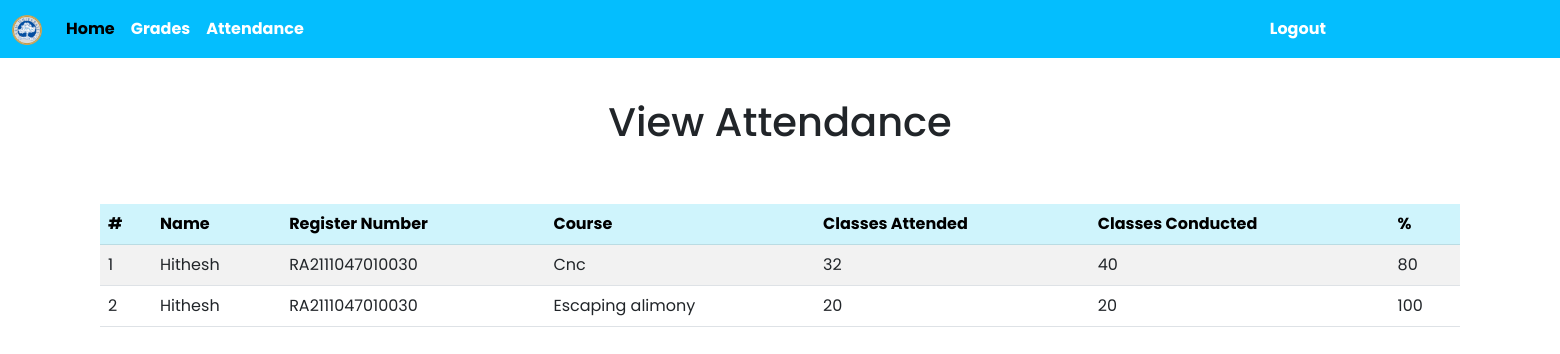
Page /view-attend.php (signed in) on the committed database.
### tables this page shows
CREATE TABLE `attendance` (
  `regdno` varchar(128) NOT NULL,
  `course` varchar(128) NOT NULL,
  `attended` int(11) NOT NULL,
  `conducted` int(11) NOT NULL,
  `percent` int(11) NOT NULL
);

CREATE TABLE `user` (
  `id` int(11) NOT NULL,
  `name` varchar(128) NOT NULL,
  `regdno` varchar(255) NOT NULL,
  `dob` date NOT NULL,
  `yos` int(11) NOT NULL,
  `branch` varchar(128) NOT NULL,
  `section` varchar(128) NOT NULL,
  `password_hash` varchar(255) NOT NULL
);

### view-attend.php (the view, shortened to what this page needs)
<?php
if (isset($_SESSION["user_id"])) {
  $mysqli = require   "sign-up/database.php";
  $sql = "SELECT * FROM user
          WHERE id = {$_SESSION["user_id"]}";
  $result = $mysqli->query($sql);
  $user = $result->fetch_assoc();
  $regdno =  ($user["regdno"]);
}
?>
<!DOCTYPE html>
<html lang="en">
<head>
    <link href="https://cdn.jsdelivr.net/npm/bootstrap@5.3.0-alpha1/dist/css/bootstrap.min.css" rel="stylesheet"
>
    <link rel="stylesheet" href="/styles.css">
</head>
<body>
    <nav class="navbar navbar-expand-lg" style="background-color: #04befe;">
        <div class="container-fluid">
          <a class="navbar-brand" href="#">
            <img src="/images/SRM Logo.png" alt="logo" width="30" height="30">
          </a>
          <div class="collapse navbar-collapse" id="navbarNavDropdown">
            <ul class="navbar-nav">
              <li class="nav-item">
                <a class="nav-link active txt" aria-current="page" href="/index.php"><strong>Home</strong></a>
              </li>
              <li class="nav-item">
                <a class="nav-link txt" href="/view-grade.php"><strong>Grades</strong></a>
              </li>
              <li class="nav-item">
                <a class="nav-link txt" href="/view-attend.php"><strong>Attendance</strong></a>
              </li>
              <li class="nav-item logout">
                <a class="nav-link txt" href="/login/logout.php"><strong>Logout</strong></a>
              </li>
            </ul>
          </div>
        </div>
      </nav>
    <div class="titl">
        <h1>View Attendance</h1>
    </div>
        <div class="tbl">
        <table class="table table-striped table-hover" id="table-attendance">
            <thead class="table-info table align-middle">
              <tr>
                <th scope="col">#</th>
                <th scope="col">Name</th>
                <th scope="col">Register Number</th>
                <th scope="col">Course</th>
                <th scope="col">Classes Attended</th>
                <th scope="col">Classes Conducted</th>
                <th scope="col">%</th>
              </tr>
            </thead>
            <tbody>
              <?php
                   $con = new mysqli('localhost','root','','logindb');
                   if( $con-> connect_error){
                   die('Connection Failed : '.$con->connect_error);
                   }
                   else{
                  $mysqli = require("sign-up/database.php");
                  $count = 0;
                  $query = "SELECT * FROM attendance
                            JOIN user ON attendance.regdno = user.regdno
                            WHERE user.regdno = '$regdno'";
                  $result = mysqli_query($mysqli, $query);
                  while($row = mysqli_fetch_assoc($result)){
                    $count++;
                ?>
              <tr>
                  <td> <?php echo $count;  ?></td>
                  <td> <?php echo $row['name']; ?></td>
                  <td> <?php echo $row['regdno']; ?></td>
                  <td> <?php echo $row['course']; ?></td>
                  <td> <?php echo $row['attended']; ?></td>
                  <td> <?php echo $row['conducted']; ?></td>
                  <td> <?php echo $row['percent']; ?></td>
              </tr>
              <?php  }  } ?>
            </tbody>
          </table>
        </div>
      </body>
</html>

### styles.css (style rules this page uses)
body { overflow-x: hidden; }
.logout { margin : 0 950px; }
.txt { color: white; }
.tbl { padding: 50px 100px; }
.titl { text-align: center; margin-top: 40px; }
a { text-decoration: none; color: black; }
* { padding: 0; margin: 0; box-sizing: border-box; }
body, input { font-family: 'Poppins',sans-serif; }

### rows in the picture
attendance: user.name "Hithesh", user.regdno "RA2111047010030", course "Cnc", attended "32", conducted "40", percent "80"
attendance: user.name "Hithesh", user.regdno "RA2111047010030", course "Escaping alimony", attended "20", conducted "20", percent "100"
